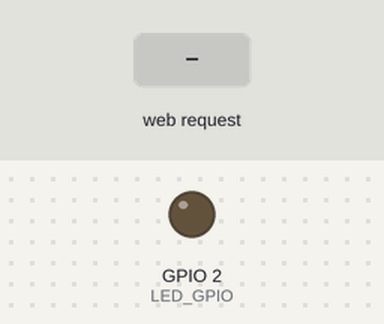
A program run on a simulated ESP32. Parts: output pins drawn as LEDs (lit = HIGH). Inputs (shaded band) come from the test bench. WiFi joins after 1.5 s; servers stay silent unless stated; storage starts empty; random numbers use the default seed unless the program sets one; what the program prints to the serial monitor is not drawn.

Above: at 2.7 s.
2.8 s: HTTP request GET /toggle received
At 4.2 s:
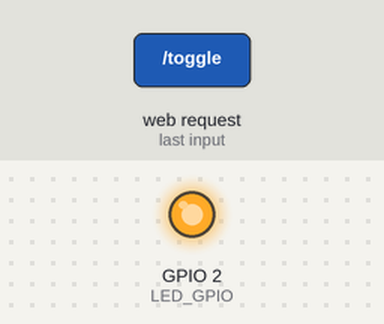
Timing chart, 0 to 5.8 s (numbered marks = the images above; inputs shaded):
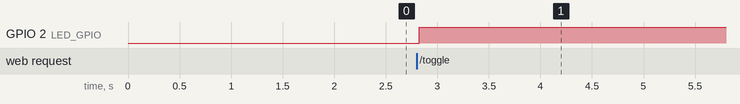

Measured:
- after the input at 2.8 s, GPIO 2 (LED_GPIO): LOW → HIGH at once

The program:

main.cpp
```cpp
#include <WiFi.h>
#include <AsyncTCP.h>
#include <ESPAsyncWebServer.h>
#include <SPIFFS.h>

const char* ssid = "Extensor - Depto";
const char* password = "nehuen2008";

const int LED_GPIO = 2;

AsyncWebServer server(80);

float leerValorSensor() {
  return 20.0 + (float)random(0, 100) / 10.0;
}

void setup() {
  Serial.begin(115200);
  if(!SPIFFS.begin(true)){
    Serial.println("Ha ocurrido un error al montar SPIFFS");
    return;
  }
  pinMode(LED_GPIO, OUTPUT);
  digitalWrite(LED_GPIO, LOW);
  WiFi.begin(ssid, password);
  Serial.print("Conectando a WiFi...");
  while (WiFi.status() != WL_CONNECTED) {
    delay(500);
    Serial.print(".");
  }
  Serial.println("\nConectado!");
  Serial.print("Dirección IP: ");
  Serial.println(WiFi.localIP());
  server.on("/", HTTP_GET, [](AsyncWebServerRequest *request){
    request->send(SPIFFS, "/index.html", "text/html");
  });
  server.on("/data", HTTP_GET, [](AsyncWebServerRequest *request){
    float sensorValue = leerValorSensor();
    request->send(200, "text/plain", String(sensorValue));
  });
  server.on("/state", HTTP_GET, [](AsyncWebServerRequest *request){
    String estado = (digitalRead(LED_GPIO) == HIGH) ? "ON" : "OFF";
    request->send(200, "text/plain", estado);
  });

  server.on("/toggle", HTTP_GET, [](AsyncWebServerRequest *request){
    int estado = digitalRead(LED_GPIO);
    digitalWrite(LED_GPIO, !estado);
    request->send(200, "text/plain", "OK");
  });
  server.begin();
}

void loop() {

}
```
